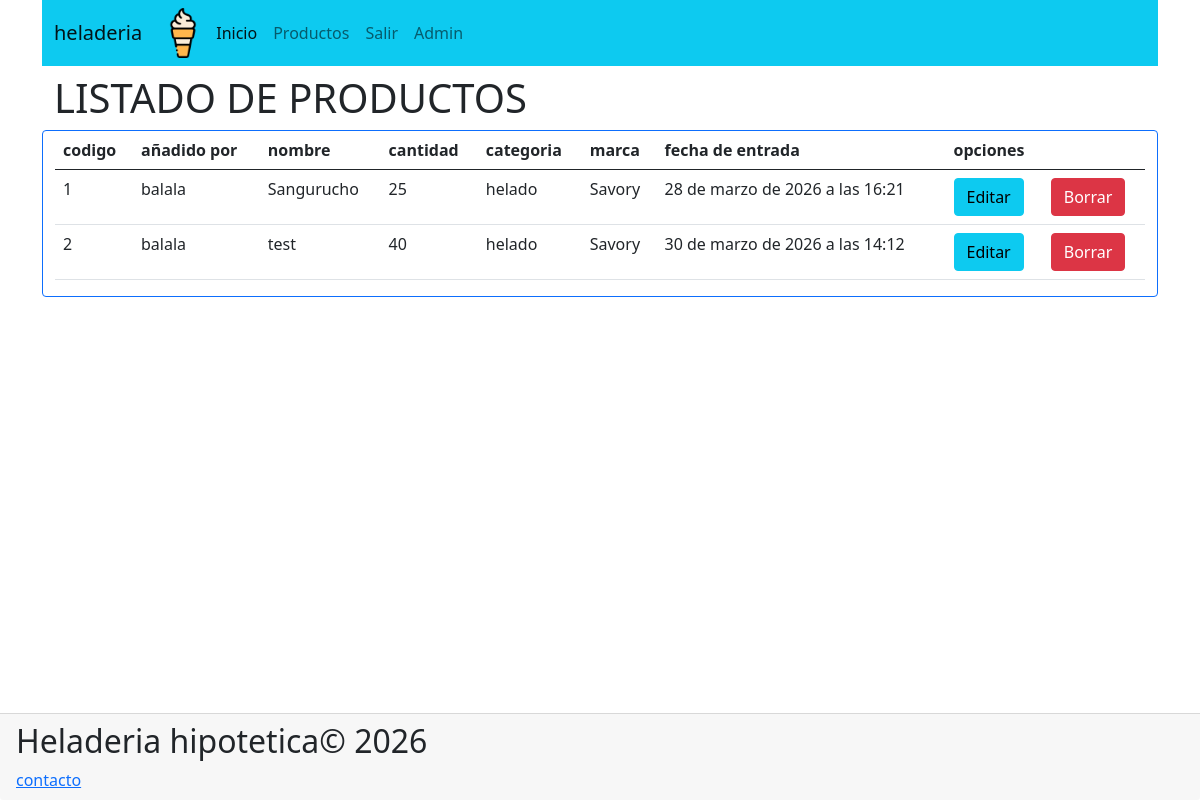
/inventario/ (signed in), run on the app's committed database.
### paneldecontrol/models.py (models this page shows, shortened)
class Inventario(models.Model):
    codigo = models.CharField(primary_key=True,max_length=6, default=1)
    usuario = models.ForeignKey(Usuario, on_delete=models.CASCADE)
    nombreproducto = models.CharField(max_length=350)
    cantidad = models.IntegerField(default=0)
    categoria = models.ForeignKey(Categoria, on_delete=models.CASCADE)
    marca = models.ForeignKey(Marca, on_delete=models.CASCADE)
    pub_date = models.DateTimeField("date published")

class Usuario(models.Model):
    usuario_text = models.CharField(max_length=200)
    pub_date = models.DateTimeField("date published")
    def __str__(self):
        return self.usuario_text

class Categoria(models.Model):
    categoria = models.CharField(max_length=120)
    def __str__(self):
        return self.categoria

class Marca(models.Model):
    marca = models.CharField(max_length=120)
    def __str__(self):
        return self.marca

### paneldecontrol/views.py (the view)
# urls.py: path("inventario/", views.inventario, name="inventario"),
@login_required
def inventario(request):
    productos = Inventario.objects.all()
    context = {'rows': productos}
    return render(request, 'paneldecontrol/inventario.html', context)

### paneldecontrol/templates/paneldecontrol/inventario.html (shortened to what this page needs)
{% extends 'paneldecontrol/base.html' %}
{% block content %}
<h1>LISTADO DE PRODUCTOS</h1>
<div class="card row border-primary text-bg-secondary mb-3">
    <div class="">
        <div class="table-responsive">
            <table class="table table-hover   table-striped-columns">
                <thead>
                    <tr>
                        <th >codigo</th>
                        <th >añadido por</th>
                        <th >nombre</th>
                        <th >cantidad</th>
                        <th >categoria</th>
                        <th >marca</th>
                        <th >fecha de entrada</th>
                        <th colspan="2">opciones</th>
                    </tr>
                </thead>
                <tbody class="table-group-divider">
                    {% for row in rows %}
                    <tr>
                        <td >{{row.codigo}}</td>
                        <td>{{row.usuario}}</td>
                        <td>{{row.nombreproducto}}</td>
                        <td>{{row.cantidad}}</td>
                        <td>{{row.categoria}}</td>
                        <td>{{row.marca}}</td>
                        <td>{{row.pub_date}}</td>
                        <td><a href="/edicionprodu/{{row.codigo}}" class="btn btn-info" >Editar</a></td>
                        <td><a href="/borrarproducto/{{row.codigo}}" class="btn btn-danger">Borrar</a></td>
                    </tr>
                    {% endfor %}
                </tbody>
            </table>
        </div>
    </div>
</div>
{% endblock %}

### paneldecontrol/templates/paneldecontrol/base.html (shortened to what this page needs)
{% load static %}
<html>
  <head>
    <link href="https://cdn.jsdelivr.net/npm/bootstrap@5.0.2/dist/css/bootstrap.min.css" rel="stylesheet">    <script src="{% static 'js/script.js' %}"></script>
  </head>
  <body>
    <div class="container">
        <nav class="navbar navbar-expand-lg navbar-light bg-info">
          <div class="container-fluid">
            <a class="navbar-brand" href={% url 'index' %}>heladeria</a>
            <a href="{% url 'index' %}">
              <img src="{% static 'images/helado.png' %}" id="logo" width="50px" alt="helado" />
            </a>
            <div class="collapse navbar-collapse" id="navbarNav">
              <ul class="navbar-nav">
                <li class="nav-item">
                  <a class="nav-link active" aria-current="page" href={% url 'index' %}>Inicio</a>
                </li>
                <li class="nav-item">
                  <a class="nav-link" href={% url 'inventario' %}>Productos</a>
                </li>
                {% if request.user.is_authenticated %}
                    <li class="nav-item">
                        <a class="nav-link" href={% url 'exit' %}>Salir</a>
                    </li>
                    <li class="nav-item">
                        <a class="nav-link" href={% url 'admin:index' %}>Admin</a>
                    </li>
                {% endif %}
              </ul>
            </div>
          </div>
        </nav>
        <div class="container py-2">
    {% block content %}
    {% endblock %}
              <div id="fondo" class="card-footer fixed-bottom container-fluid">
                <h2 id="copy">Heladeria hipotetica© 2026</h1>
                <a href="{% url 'contact' %}">contacto</a>
              </div>
        </div>
    </div>
  </body>
</html>

### data on the page
Inventario: codigo "1", usuario "balala", nombreproducto "Sangurucho", cantidad "25", categoria "helado", marca "Savory", pub_date "28 de marzo de 2026 a las 16:21"
Inventario: codigo "2", usuario "balala", nombreproducto "test", cantidad "40", categoria "helado", marca "Savory", pub_date "30 de marzo de 2026 a las 14:12"
